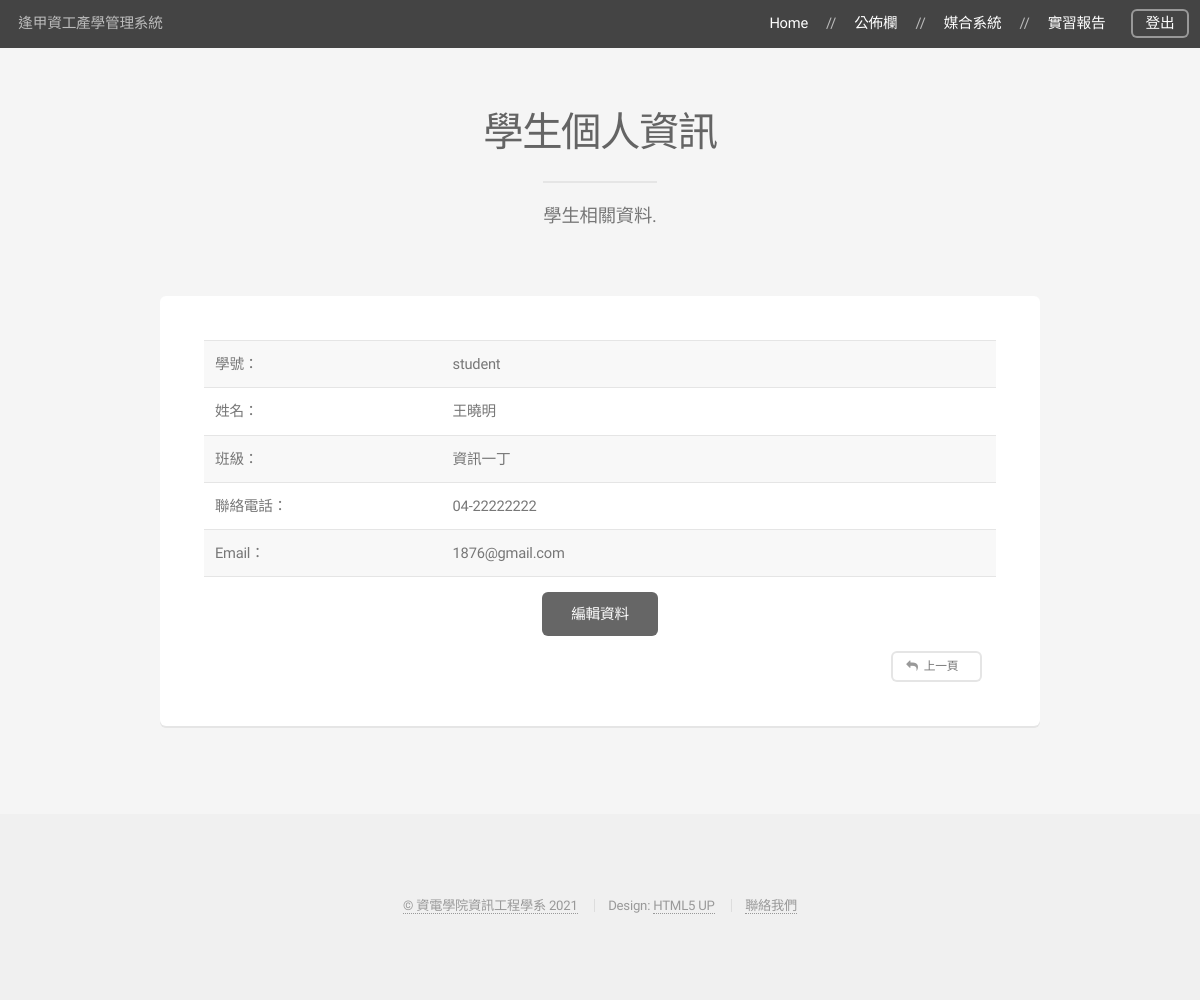
The page /student/studentInformation/ (signed in) on the database its author committed.
### student/models.py (models this page shows, shortened)
class Student(models.Model):
    user = models.ForeignKey(User, related_name='student_user', on_delete=models.CASCADE, verbose_name='使用者')
    name = models.CharField(max_length=10, verbose_name='姓名', blank=True)
    class_name = models.CharField(max_length=10, verbose_name='班級', blank=True)
    phone = models.CharField(max_length=50, verbose_name='聯絡電話', blank=True)
    email = models.CharField(max_length=100, verbose_name='email', blank=True)
    give_up = models.BooleanField(verbose_name='放棄名額', default=False)
    class Meta:
        ordering = ('user',)
        verbose_name = '學生資料'
        verbose_name_plural = '學生資料'

### student/views.py (the view)
# urls.py: path('studentInformation/', views.student_information),
def student_information(request, student_id=None):
    if request.user.is_authenticated:
        if request.user.profile.role == Profile.STUDENT:
            check_user = Student.objects.filter(user=request.user)
            if check_user.exists():
                unit = Student.objects.get(user=request.user)
            else:
                message = '使用者個人資料未定義!'
                return redirect('/student/studentEdit')
        else:
            message = '身分錯誤！請先登出切換身分！'
            return redirect('/personal_index')
        return render(request, 'student_information.html', locals())
    else:
        return redirect('')

### student/templates/student_information.html (shortened to what this page needs)
{% extends 'base.html' %}
{% block headmessage %}
    <header>
        <h2>學生個人資訊</h2>
        <p>學生相關資料.</p>
    </header>
{% endblock %}
{% block content %}
    <div class="box">
        <div class="row gtr-50 gtr-uniform">
            <div class="col-12">
                <table>
                    <tbody>
                        <tr>
                            <td width="30%">學號：</td>
                            <td>{{ unit.user.username }}</td>
                        </tr>
                        <tr>
                            <td>姓名：</td>
                            <td>{{  unit.name }}</td>
                        </tr>
                        <tr>
                            <td>班級：</td>
                            <td>{{  unit.class_name }}</td>
                        </tr>
                        <tr>
                            <td>聯絡電話：</td>
                            <td>{{  unit.phone }}</td>
                        </tr>
                        <tr>
                            <td>Email：</td>
                            <td>{{  unit.email }}</td>
                        </tr>
                    </tbody>
                </table>
            </div>
            <div class="col-12">
                <ul class="actions special">
                    <li><a href="/student/studentEdit" class="button special">編輯資料</a></li>
                </ul>
            </div>
            <div class=" col-10 col-12-mobilep">
            </div>
            <div class=" col-2 col-12-mobilep">
                <ul class="actions special">
                    <li><a href="/student" class="button alt small icon fa-reply">上一頁</a></li>
                </ul>
            </div>
        </div>
    </div>
{% endblock %}

### rows shown on the page
Student: user.username "student", name "王曉明", class_name "資訊一丁", phone "04-22222222", email "1876@gmail.com"
